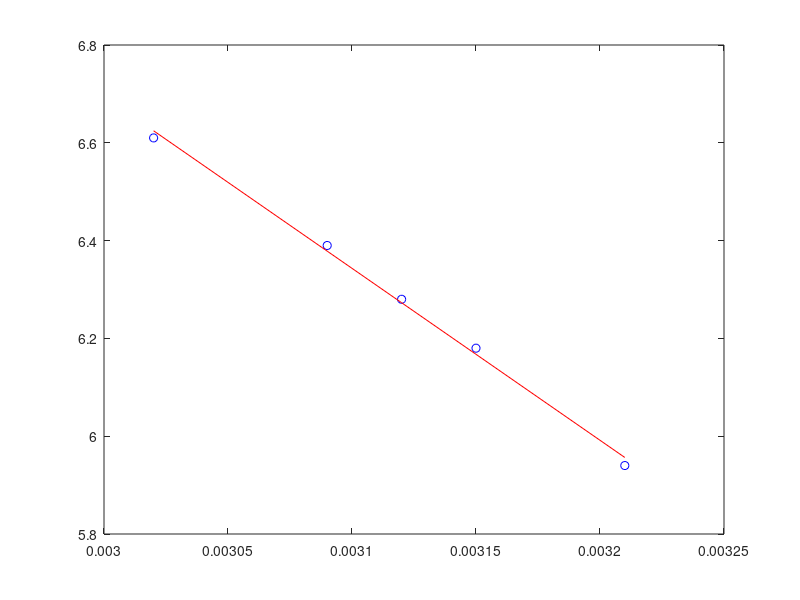

Source code (MATLAB):
clear all;
clc;

x = [3.02 3.09 3.12 3.15 3.21]*0.001;
y = [6.61 6.39 6.28 6.18 5.94];
n = length(x);

b = (sum(x)*sum(y) - n*dot(x,y))/((sum(x))^2 - n*dot(x,x));
a = (sum(y) - b*sum(x))/n;

plot(x,y,'bo');
hold on;
plot(x,a+b*x,'r');